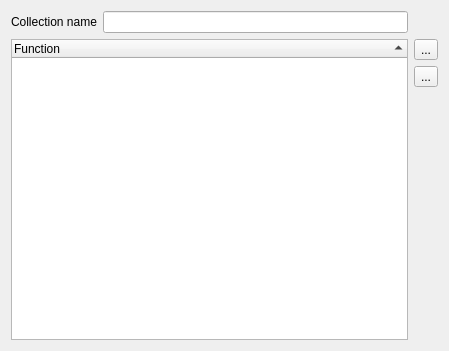
<?xml version="1.0" encoding="UTF-8"?>
<ui version="4.0">
 <class>CollectionEditor</class>
 <widget class="QWidget" name="CollectionEditor">
  <property name="geometry">
   <rect>
    <x>0</x>
    <y>0</y>
    <width>449</width>
    <height>351</height>
   </rect>
  </property>
  <property name="windowTitle">
   <string>Collection editor</string>
  </property>
  <layout class="QGridLayout" name="gridLayout">
   <item row="0" column="0">
    <widget class="QLabel" name="m_nameLabel">
     <property name="sizePolicy">
      <sizepolicy hsizetype="Maximum" vsizetype="Preferred">
       <horstretch>0</horstretch>
       <verstretch>0</verstretch>
      </sizepolicy>
     </property>
     <property name="text">
      <string>Collection name</string>
     </property>
    </widget>
   </item>
   <item row="0" column="1">
    <widget class="QLineEdit" name="m_nameEdit">
     <property name="toolTip">
      <string>Name of the function being edited</string>
     </property>
    </widget>
   </item>
   <item row="1" column="0" rowspan="3" colspan="2">
    <widget class="QTreeWidget" name="m_tree">
     <property name="rootIsDecorated">
      <bool>false</bool>
     </property>
     <property name="itemsExpandable">
      <bool>false</bool>
     </property>
     <property name="sortingEnabled">
      <bool>true</bool>
     </property>
     <property name="allColumnsShowFocus">
      <bool>true</bool>
     </property>
     <column>
      <property name="text">
       <string>Function</string>
      </property>
     </column>
    </widget>
   </item>
   <item row="1" column="2">
    <widget class="QToolButton" name="m_add">
     <property name="toolTip">
      <string>Add function(s) to the collection</string>
     </property>
     <property name="text">
      <string notr="true">...</string>
     </property>
     <property name="icon">
      <iconset resource="qlcui.qrc">
       <normaloff>:/edit_add.png</normaloff>:/edit_add.png</iconset>
     </property>
     <property name="iconSize">
      <size>
       <width>32</width>
       <height>32</height>
      </size>
     </property>
    </widget>
   </item>
   <item row="2" column="2">
    <widget class="QToolButton" name="m_remove">
     <property name="toolTip">
      <string>Remove the selected function</string>
     </property>
     <property name="text">
      <string notr="true">...</string>
     </property>
     <property name="icon">
      <iconset resource="qlcui.qrc">
       <normaloff>:/edit_remove.png</normaloff>:/edit_remove.png</iconset>
     </property>
     <property name="iconSize">
      <size>
       <width>32</width>
       <height>32</height>
      </size>
     </property>
    </widget>
   </item>
   <item row="3" column="2">
    <spacer>
     <property name="orientation">
      <enum>Qt::Vertical</enum>
     </property>
     <property name="sizeHint" stdset="0">
      <size>
       <width>20</width>
       <height>40</height>
      </size>
     </property>
    </spacer>
   </item>
  </layout>
 </widget>
 <resources>
  <include location="qlcui.qrc"/>
 </resources>
 <connections/>
</ui>
